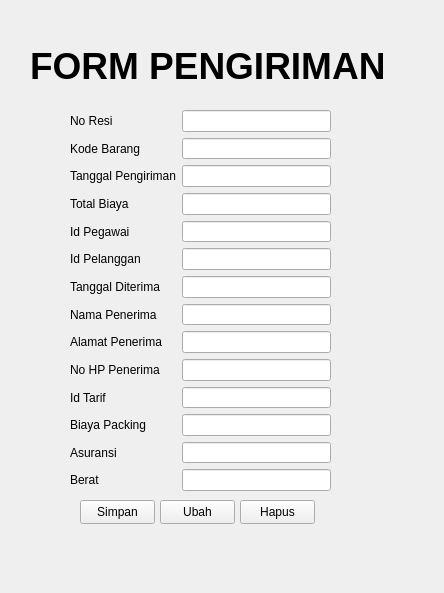
<?xml version="1.0" encoding="UTF-8"?>
<ui version="4.0">
 <class>Form</class>
 <widget class="QWidget" name="Form">
  <property name="geometry">
   <rect>
    <x>0</x>
    <y>0</y>
    <width>444</width>
    <height>593</height>
   </rect>
  </property>
  <property name="windowTitle">
   <string>Form</string>
  </property>
  <widget class="QLabel" name="label">
   <property name="geometry">
    <rect>
     <x>30</x>
     <y>30</y>
     <width>361</width>
     <height>71</height>
    </rect>
   </property>
   <property name="font">
    <font>
     <pointsize>28</pointsize>
     <bold>true</bold>
    </font>
   </property>
   <property name="text">
    <string>FORM PENGIRIMAN</string>
   </property>
  </widget>
  <widget class="QWidget" name="formLayoutWidget">
   <property name="geometry">
    <rect>
     <x>70</x>
     <y>110</y>
     <width>261</width>
     <height>381</height>
    </rect>
   </property>
   <layout class="QFormLayout" name="formLayout">
    <item row="0" column="0">
     <widget class="QLabel" name="noResiLabel">
      <property name="text">
       <string>No Resi</string>
      </property>
     </widget>
    </item>
    <item row="0" column="1">
     <widget class="QLineEdit" name="noResiLineEdit"/>
    </item>
    <item row="1" column="0">
     <widget class="QLabel" name="kodeBarangLabel">
      <property name="text">
       <string>Kode Barang</string>
      </property>
     </widget>
    </item>
    <item row="1" column="1">
     <widget class="QLineEdit" name="kodeBarangLineEdit"/>
    </item>
    <item row="2" column="0">
     <widget class="QLabel" name="tanggalPengirimanLabel">
      <property name="text">
       <string>Tanggal Pengiriman</string>
      </property>
     </widget>
    </item>
    <item row="2" column="1">
     <widget class="QLineEdit" name="tanggalPengirimanLineEdit"/>
    </item>
    <item row="3" column="0">
     <widget class="QLabel" name="totalBiayaLabel">
      <property name="text">
       <string>Total Biaya</string>
      </property>
     </widget>
    </item>
    <item row="3" column="1">
     <widget class="QLineEdit" name="totalBiayaLineEdit"/>
    </item>
    <item row="4" column="0">
     <widget class="QLabel" name="idPegawaiLabel">
      <property name="text">
       <string>Id Pegawai</string>
      </property>
     </widget>
    </item>
    <item row="4" column="1">
     <widget class="QLineEdit" name="idPegawaiLineEdit"/>
    </item>
    <item row="5" column="0">
     <widget class="QLabel" name="idPelangganLabel">
      <property name="text">
       <string>Id Pelanggan</string>
      </property>
     </widget>
    </item>
    <item row="5" column="1">
     <widget class="QLineEdit" name="idPelangganLineEdit"/>
    </item>
    <item row="6" column="0">
     <widget class="QLabel" name="tanggalDiterimaLabel">
      <property name="text">
       <string>Tanggal Diterima</string>
      </property>
     </widget>
    </item>
    <item row="6" column="1">
     <widget class="QLineEdit" name="tanggalDiterimaLineEdit"/>
    </item>
    <item row="7" column="0">
     <widget class="QLabel" name="namaPenerimaLabel">
      <property name="text">
       <string>Nama Penerima</string>
      </property>
     </widget>
    </item>
    <item row="7" column="1">
     <widget class="QLineEdit" name="namaPenerimaLineEdit"/>
    </item>
    <item row="8" column="0">
     <widget class="QLabel" name="alamatPenerimaLabel">
      <property name="text">
       <string>Alamat Penerima</string>
      </property>
     </widget>
    </item>
    <item row="8" column="1">
     <widget class="QLineEdit" name="alamatPenerimaLineEdit"/>
    </item>
    <item row="9" column="0">
     <widget class="QLabel" name="noHPPenerimaLabel">
      <property name="text">
       <string>No HP Penerima</string>
      </property>
     </widget>
    </item>
    <item row="9" column="1">
     <widget class="QLineEdit" name="noHPPenerimaLineEdit"/>
    </item>
    <item row="10" column="0">
     <widget class="QLabel" name="idTarifLabel">
      <property name="text">
       <string>Id Tarif</string>
      </property>
     </widget>
    </item>
    <item row="10" column="1">
     <widget class="QLineEdit" name="idTarifLineEdit"/>
    </item>
    <item row="11" column="0">
     <widget class="QLabel" name="biayaPackingLabel">
      <property name="text">
       <string>Biaya Packing</string>
      </property>
     </widget>
    </item>
    <item row="11" column="1">
     <widget class="QLineEdit" name="biayaPackingLineEdit"/>
    </item>
    <item row="12" column="0">
     <widget class="QLabel" name="asuransiLabel">
      <property name="text">
       <string>Asuransi</string>
      </property>
     </widget>
    </item>
    <item row="12" column="1">
     <widget class="QLineEdit" name="asuransiLineEdit"/>
    </item>
    <item row="13" column="0">
     <widget class="QLabel" name="beratLabel">
      <property name="text">
       <string>Berat</string>
      </property>
     </widget>
    </item>
    <item row="13" column="1">
     <widget class="QLineEdit" name="beratLineEdit"/>
    </item>
   </layout>
  </widget>
  <widget class="QPushButton" name="pushButton">
   <property name="geometry">
    <rect>
     <x>80</x>
     <y>500</y>
     <width>75</width>
     <height>24</height>
    </rect>
   </property>
   <property name="text">
    <string>Simpan</string>
   </property>
  </widget>
  <widget class="QPushButton" name="pushButton_2">
   <property name="geometry">
    <rect>
     <x>160</x>
     <y>500</y>
     <width>75</width>
     <height>24</height>
    </rect>
   </property>
   <property name="text">
    <string>Ubah</string>
   </property>
  </widget>
  <widget class="QPushButton" name="pushButton_3">
   <property name="geometry">
    <rect>
     <x>240</x>
     <y>500</y>
     <width>75</width>
     <height>24</height>
    </rect>
   </property>
   <property name="text">
    <string>Hapus</string>
   </property>
  </widget>
 </widget>
 <resources/>
 <connections/>
</ui>
